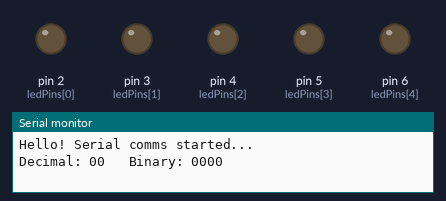
Recording of a sketch running on a simulated Arduino Uno, built with avr-gcc and run on an emulated ATmega328P. Parts: output pins drawn as LEDs (lit = HIGH), the last lines printed to the serial monitor.

Above: at 0.1 s.
At 4.6 s:
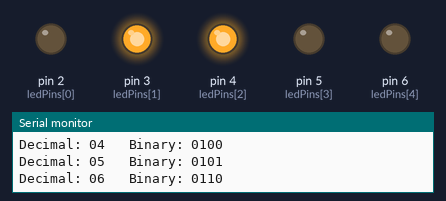
At 9.8 s:
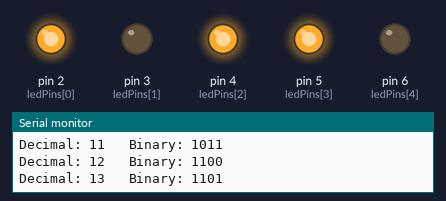
At 19.6 s:
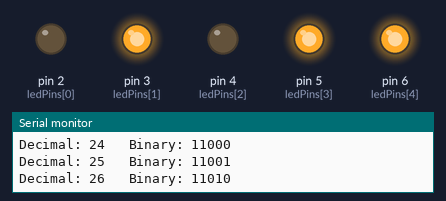
At 29.3 s:
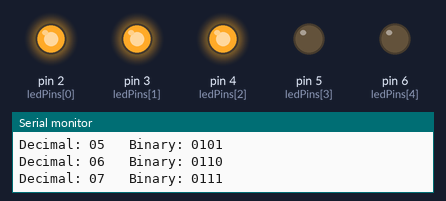
At 39.1 s:
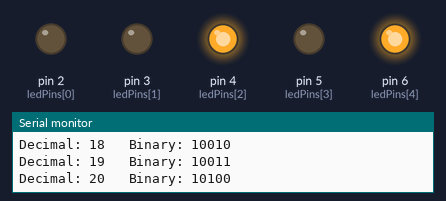
Timing chart, 0 to 40.0 s (numbered marks = the images above):
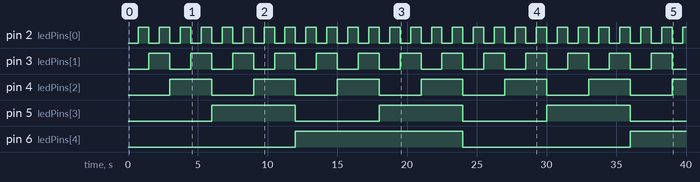

Measured:
- by itself, pin 2 (ledPins[0]): alternates HIGH for 0.75 s and LOW for 0.75 s
- by itself, pin 3 (ledPins[1]): alternates HIGH for 1.5 s and LOW for 1.5 s
- by itself, pin 4 (ledPins[2]): alternates HIGH for 3.0 s and LOW for 3.0 s
- by itself, pin 5 (ledPins[3]): alternates HIGH for 6.0 s and LOW for 6.0 s
- by itself, pin 6 (ledPins[4]): LOW → HIGH at 12.0 s, → LOW 12.0 s later, → HIGH 12.0 s later

The sketch:

uno_binaryCounter_5bit_LEDs.ino
```cpp
/*
  Sketch: Brand Inman 2020/08/12
  Uses LEDs to count through 0-31 in Binary (5-bits)
*/

// delay between numbers
int time_delay = 750;

// array to make setup of multiple LED pins easier
int ledPins[] = {
  2, 3, 4, 5, 6
};

// the array elements are numbered from 0 to (pinCount - 1)
int pinCount = 5;

void setup() {
  // put your setup code here, to run once:

  // open serial communications and wait for port to open:
  Serial.begin(9600);
  while (!Serial) {
    // wait for serial port to connect (Needed for native USB port only)
    ;
  }
  // print something to confirm Serial is working:
  Serial.println("Hello! Serial comms started...\n");

  // use a 'for' loop to initialize each pin in array as an output:
  for (int thisPin = 0; thisPin < pinCount; thisPin++) {
    pinMode(ledPins[thisPin], OUTPUT);
  }
}


void loop() {
  // put your main code here, to run repeatedly:

  /*
    each function call below runs the respective
    code to turn the correct LEDs on and off per
    number currently being counted
  */
  count_00();
  count_01();
  count_02();
  count_03();
  count_04();
  count_05();
  count_06();
  count_07();
  count_08();
  count_09();
  count_10();
  count_11();
  count_12();
  count_13();
  count_14();
  count_15();
  count_16();
  count_17();
  count_18();
  count_19();
  count_20();
  count_21();
  count_22();
  count_23();
  count_24();
  count_25();
  count_26();
  count_27();
  count_28();
  count_29();
  count_30();
  count_31();
  // restart the loop ...
}

void count_00() {
  // function to turn on/off LEDs for respective number

  // print the number being counted's info in Serial Monitor
  Serial.println("Decimal: 00\t Binary: 0000");

  // set the pins HIGH or LOW for the binary number
  digitalWrite(ledPins[0], LOW);
  digitalWrite(ledPins[1], LOW);
  digitalWrite(ledPins[2], LOW);
  digitalWrite(ledPins[3], LOW);
  digitalWrite(ledPins[4], LOW);

  // set a timer for how long this number should remain active and visible
  delay(time_delay);

  // quick way to 'clear' all the pins before going to next one (helps reduce visible lag)
  digitalWrite(ledPins[0 - 4], LOW);
}

void count_01() {
  Serial.println("Decimal: 01\t Binary: 0001");
  digitalWrite(ledPins[0], HIGH);
  digitalWrite(ledPins[1], LOW);
  digitalWrite(ledPins[2], LOW);
  digitalWrite(ledPins[3], LOW);
  digitalWrite(ledPins[4], LOW);
  delay(time_delay);
  digitalWrite(ledPins[0 - 4], LOW);
}

void count_02() {
  Serial.println("Decimal: 02\t Binary: 0010");
  digitalWrite(ledPins[0], LOW);
  digitalWrite(ledPins[1], HIGH);
  digitalWrite(ledPins[2], LOW);
  digitalWrite(ledPins[3], LOW);
  digitalWrite(ledPins[4], LOW);
  delay(time_delay);
  digitalWrite(ledPins[0 - 4], LOW);
}

void count_03() {
  Serial.println("Decimal: 03\t Binary: 0011");
  digitalWrite(ledPins[0], HIGH);
  digitalWrite(ledPins[1], HIGH);
  digitalWrite(ledPins[2], LOW);
  digitalWrite(ledPins[3], LOW);
  digitalWrite(ledPins[4], LOW);
  delay(time_delay);
  digitalWrite(ledPins[0 - 4], LOW);
}

void count_04() {
  Serial.println("Decimal: 04\t Binary: 0100");
  digitalWrite(ledPins[0], LOW);
  digitalWrite(ledPins[1], LOW);
  digitalWrite(ledPins[2], HIGH);
  digitalWrite(ledPins[3], LOW);
  digitalWrite(ledPins[4], LOW);
  delay(time_delay);
  digitalWrite(ledPins[0 - 4], LOW);
}

void count_05() {
  Serial.println("Decimal: 05\t Binary: 0101");
  digitalWrite(ledPins[0], HIGH);
  digitalWrite(ledPins[1], LOW);
  digitalWrite(ledPins[2], HIGH);
  digitalWrite(ledPins[3], LOW);
  digitalWrite(ledPins[4], LOW);
  delay(time_delay);
  digitalWrite(ledPins[0 - 4], LOW);
}

void count_06() {
  Serial.println("Decimal: 06\t Binary: 0110");
  digitalWrite(ledPins[0], LOW);
  digitalWrite(ledPins[1], HIGH);
  digitalWrite(ledPins[2], HIGH);
  digitalWrite(ledPins[3], LOW);
  digitalWrite(ledPins[4], LOW);
  delay(time_delay);
  digitalWrite(ledPins[0 - 4], LOW);
}

void count_07() {
  Serial.println("Decimal: 07\t Binary: 0111");
  digitalWrite(ledPins[0], HIGH);
  digitalWrite(ledPins[1], HIGH);
  digitalWrite(ledPins[2], HIGH);
  digitalWrite(ledPins[3], LOW);
  digitalWrite(ledPins[4], LOW);
  delay(time_delay);
  digitalWrite(ledPins[0 - 4], LOW);
}

void count_08() {
  Serial.println("Decimal: 08\t Binary: 1000");
  digitalWrite(ledPins[0], LOW);
  digitalWrite(ledPins[1], LOW);
  digitalWrite(ledPins[2], LOW);
  digitalWrite(ledPins[3], HIGH);
  digitalWrite(ledPins[4], LOW);
  delay(time_delay);
  digitalWrite(ledPins[0 - 4], LOW);
}

void count_09() {
  Serial.println("Decimal: 09\t Binary: 1001");
  digitalWrite(ledPins[0], HIGH);
  digitalWrite(ledPins[1], LOW);
  digitalWrite(ledPins[2], LOW);
  digitalWrite(ledPins[3], HIGH);
  digitalWrite(ledPins[4], LOW);
  delay(time_delay);
  digitalWrite(ledPins[0 - 4], LOW);
}

void count_10() {
  Serial.println("Decimal: 10\t Binary: 1010");
  digitalWrite(ledPins[0], LOW);
  digitalWrite(ledPins[1], HIGH);
  digitalWrite(ledPins[2], LOW);
  digitalWrite(ledPins[3], HIGH);
  digitalWrite(ledPins[4], LOW);
  delay(time_delay);
  digitalWrite(ledPins[0 - 4], LOW);
}

void count_11() {
  Serial.println("Decimal: 11\t Binary: 1011");
  digitalWrite(ledPins[0], HIGH);
  digitalWrite(ledPins[1], HIGH);
  digitalWrite(ledPins[2], LOW);
  digitalWrite(ledPins[3], HIGH);
  digitalWrite(ledPins[4], LOW);
  delay(time_delay);
  digitalWrite(ledPins[0 - 4], LOW);
}

void count_12() {
  Serial.println("Decimal: 12\t Binary: 1100");
  digitalWrite(ledPins[0], LOW);
  digitalWrite(ledPins[1], LOW);
  digitalWrite(ledPins[2], HIGH);
  digitalWrite(ledPins[3], HIGH);
  digitalWrite(ledPins[4], LOW);
  delay(time_delay);
  digitalWrite(ledPins[0 - 4], LOW);
}

void count_13() {
  Serial.println("Decimal: 13\t Binary: 1101");
  digitalWrite(ledPins[0], HIGH);
  digitalWrite(ledPins[1], LOW);
  digitalWrite(ledPins[2], HIGH);
  digitalWrite(ledPins[3], HIGH);
  digitalWrite(ledPins[4], LOW);
  delay(time_delay);
  digitalWrite(ledPins[0 - 4], LOW);
}

void count_14() {
  Serial.println("Decimal: 14\t Binary: 1110");
  digitalWrite(ledPins[0], LOW);
  digitalWrite(ledPins[1], HIGH);
  digitalWrite(ledPins[2], HIGH);
  digitalWrite(ledPins[3], HIGH);
  digitalWrite(ledPins[4], LOW);
  delay(time_delay);
  digitalWrite(ledPins[0 - 4], LOW);
}

void count_15() {
  Serial.println("Decimal: 15\t Binary: 1111");
  digitalWrite(ledPins[0], HIGH);
  digitalWrite(ledPins[1], HIGH);
  digitalWrite(ledPins[2], HIGH);
  digitalWrite(ledPins[3], HIGH);
  digitalWrite(ledPins[4], LOW);
  delay(time_delay);
  digitalWrite(ledPins[0 - 4], LOW);
}

void count_16() {
  // function to turn on/off LEDs for respective number
  Serial.println("Decimal: 16\t Binary: 10000");
  digitalWrite(ledPins[0], LOW);
  digitalWrite(ledPins[1], LOW);
  digitalWrite(ledPins[2], LOW);
  digitalWrite(ledPins[3], LOW);
  digitalWrite(ledPins[4], HIGH);
  delay(time_delay);
  digitalWrite(ledPins[0 - 4], LOW);
}

void count_17() {
  Serial.println("Decimal: 17\t Binary: 10001");
  digitalWrite(ledPins[0], HIGH);
  digitalWrite(ledPins[1], LOW);
  digitalWrite(ledPins[2], LOW);
  digitalWrite(ledPins[3], LOW);
  digitalWrite(ledPins[4], HIGH);
  delay(time_delay);
  digitalWrite(ledPins[0 - 4], LOW);
}

void count_18() {
  Serial.println("Decimal: 18\t Binary: 10010");
  digitalWrite(ledPins[0], LOW);
  digitalWrite(ledPins[1], HIGH);
  digitalWrite(ledPins[2], LOW);
  digitalWrite(ledPins[3], LOW);
  digitalWrite(ledPins[4], HIGH);
  delay(time_delay);
  digitalWrite(ledPins[0 - 4], LOW);
}

void count_19() {
  Serial.println("Decimal: 19\t Binary: 10011");
  digitalWrite(ledPins[0], HIGH);
  digitalWrite(ledPins[1], HIGH);
  digitalWrite(ledPins[2], LOW);
  digitalWrite(ledPins[3], LOW);
  digitalWrite(ledPins[4], HIGH);
  delay(time_delay);
  digitalWrite(ledPins[0 - 4], LOW);
}

void count_20() {
  Serial.println("Decimal: 20\t Binary: 10100");
  digitalWrite(ledPins[0], LOW);
  digitalWrite(ledPins[1], LOW);
  digitalWrite(ledPins[2], HIGH);
  digitalWrite(ledPins[3], LOW);
  digitalWrite(ledPins[4], HIGH);
  delay(time_delay);
  digitalWrite(ledPins[0 - 4], LOW);
}

void count_21() {
  Serial.println("Decimal: 21\t Binary: 10101");
  digitalWrite(ledPins[0], HIGH);
  digitalWrite(ledPins[1], LOW);
  digitalWrite(ledPins[2], HIGH);
  digitalWrite(ledPins[3], LOW);
  digitalWrite(ledPins[4], HIGH);
  delay(time_delay);
  digitalWrite(ledPins[0 - 4], LOW);
}

void count_22() {
  Serial.println("Decimal: 22\t Binary: 10110");
  digitalWrite(ledPins[0], LOW);
  digitalWrite(ledPins[1], HIGH);
  digitalWrite(ledPins[2], HIGH);
  digitalWrite(ledPins[3], LOW);
  digitalWrite(ledPins[4], HIGH);
  delay(time_delay);
  digitalWrite(ledPins[0 - 4], LOW);
}

void count_23() {
  Serial.println("Decimal: 23\t Binary: 10111");
  digitalWrite(ledPins[0], HIGH);
  digitalWrite(ledPins[1], HIGH);
  digitalWrite(ledPins[2], HIGH);
  digitalWrite(ledPins[3], LOW);
  digitalWrite(ledPins[4], HIGH);
  delay(time_delay);
  digitalWrite(ledPins[0 - 4], LOW);
}

void count_24() {
  Serial.println("Decimal: 24\t Binary: 11000");
  digitalWrite(ledPins[0], LOW);
  digitalWrite(ledPins[1], LOW);
  digitalWrite(ledPins[2], LOW);
  digitalWrite(ledPins[3], HIGH);
  digitalWrite(ledPins[4], HIGH);
  delay(time_delay);
  digitalWrite(ledPins[0 - 4], LOW);
}

void count_25() {
  Serial.println("Decimal: 25\t Binary: 11001");
  digitalWrite(ledPins[0], HIGH);
  digitalWrite(ledPins[1], LOW);
  digitalWrite(ledPins[2], LOW);
  digitalWrite(ledPins[3], HIGH);
  digitalWrite(ledPins[4], HIGH);
  delay(time_delay);
  digitalWrite(ledPins[0 - 4], LOW);
}

void count_26() {
  Serial.println("Decimal: 26\t Binary: 11010");
  digitalWrite(ledPins[0], LOW);
  digitalWrite(ledPins[1], HIGH);
  digitalWrite(ledPins[2], LOW);
  digitalWrite(ledPins[3], HIGH);
  digitalWrite(ledPins[4], HIGH);
  delay(time_delay);
  digitalWrite(ledPins[0 - 4], LOW);
}

void count_27() {
  Serial.println("Decimal: 27\t Binary: 11011");
  digitalWrite(ledPins[0], HIGH);
  digitalWrite(ledPins[1], HIGH);
  digitalWrite(ledPins[2], LOW);
  digitalWrite(ledPins[3], HIGH);
  digitalWrite(ledPins[4], HIGH);
  delay(time_delay);
  digitalWrite(ledPins[0 - 4], LOW);
}

void count_28() {
  Serial.println("Decimal: 28\t Binary: 11100");
  digitalWrite(ledPins[0], LOW);
  digitalWrite(ledPins[1], LOW);
  digitalWrite(ledPins[2], HIGH);
  digitalWrite(ledPins[3], HIGH);
  digitalWrite(ledPins[4], HIGH);
  delay(time_delay);
  digitalWrite(ledPins[0 - 4], LOW);
}

void count_29() {
  Serial.println("Decimal: 29\t Binary: 11101");
  digitalWrite(ledPins[0], HIGH);
  digitalWrite(ledPins[1], LOW);
  digitalWrite(ledPins[2], HIGH);
  digitalWrite(ledPins[3], HIGH);
  digitalWrite(ledPins[4], HIGH);
  delay(time_delay);
  digitalWrite(ledPins[0 - 4], LOW);
}

void count_30() {
  Serial.println("Decimal: 30\t Binary: 11110");
  digitalWrite(ledPins[0], LOW);
  digitalWrite(ledPins[1], HIGH);
  digitalWrite(ledPins[2], HIGH);
  digitalWrite(ledPins[3], HIGH);
  digitalWrite(ledPins[4], HIGH);
  delay(time_delay);
  digitalWrite(ledPins[0 - 4], LOW);
}

void count_31() {
  Serial.println("Decimal: 31\t Binary: 11111");
  digitalWrite(ledPins[0], HIGH);
  digitalWrite(ledPins[1], HIGH);
  digitalWrite(ledPins[2], HIGH);
  digitalWrite(ledPins[3], HIGH);
  digitalWrite(ledPins[4], HIGH);
  delay(time_delay);
  digitalWrite(ledPins[0 - 4], LOW);
}
```
